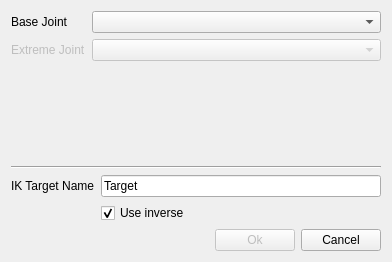
<?xml version="1.0" encoding="UTF-8"?>
<ui version="4.0">
 <class>IKDialog</class>
 <widget class="QDialog" name="IKDialog">
  <property name="geometry">
   <rect>
    <x>0</x>
    <y>0</y>
    <width>392</width>
    <height>262</height>
   </rect>
  </property>
  <property name="windowTitle">
   <string>Dialog</string>
  </property>
  <layout class="QVBoxLayout" name="verticalLayout_2">
   <item>
    <layout class="QVBoxLayout" name="verticalLayout">
     <item>
      <layout class="QFormLayout" name="formLayout">
       <item row="0" column="0">
        <widget class="QLabel" name="label_base">
         <property name="text">
          <string>Base Joint</string>
         </property>
        </widget>
       </item>
       <item row="0" column="1">
        <widget class="QComboBox" name="combo_base"/>
       </item>
       <item row="1" column="0">
        <widget class="QLabel" name="label_extreme">
         <property name="enabled">
          <bool>false</bool>
         </property>
         <property name="text">
          <string>Extreme Joint</string>
         </property>
        </widget>
       </item>
       <item row="1" column="1">
        <widget class="QComboBox" name="combo_extreme">
         <property name="enabled">
          <bool>false</bool>
         </property>
        </widget>
       </item>
      </layout>
     </item>
     <item>
      <spacer name="verticalSpacer">
       <property name="orientation">
        <enum>Qt::Vertical</enum>
       </property>
       <property name="sizeHint" stdset="0">
        <size>
         <width>20</width>
         <height>40</height>
        </size>
       </property>
      </spacer>
     </item>
     <item>
      <widget class="Line" name="line">
       <property name="orientation">
        <enum>Qt::Horizontal</enum>
       </property>
      </widget>
     </item>
     <item>
      <layout class="QFormLayout" name="formLayout_2">
       <item row="0" column="0">
        <widget class="QLabel" name="label_3">
         <property name="text">
          <string>IK Target Name</string>
         </property>
        </widget>
       </item>
       <item row="0" column="1">
        <widget class="QLineEdit" name="lineEdit">
         <property name="text">
          <string>Target</string>
         </property>
        </widget>
       </item>
       <item row="1" column="1">
        <widget class="QCheckBox" name="checkBox">
         <property name="text">
          <string>Use inverse</string>
         </property>
         <property name="checked">
          <bool>true</bool>
         </property>
        </widget>
       </item>
      </layout>
     </item>
    </layout>
   </item>
   <item>
    <layout class="QHBoxLayout" name="horizontalLayout">
     <item>
      <spacer name="horizontalSpacer">
       <property name="orientation">
        <enum>Qt::Horizontal</enum>
       </property>
       <property name="sizeHint" stdset="0">
        <size>
         <width>40</width>
         <height>20</height>
        </size>
       </property>
      </spacer>
     </item>
     <item>
      <widget class="QPushButton" name="button_ok">
       <property name="enabled">
        <bool>false</bool>
       </property>
       <property name="text">
        <string>Ok</string>
       </property>
      </widget>
     </item>
     <item>
      <widget class="QPushButton" name="button_cancel">
       <property name="text">
        <string>Cancel</string>
       </property>
      </widget>
     </item>
    </layout>
   </item>
  </layout>
 </widget>
 <resources/>
 <connections/>
</ui>
